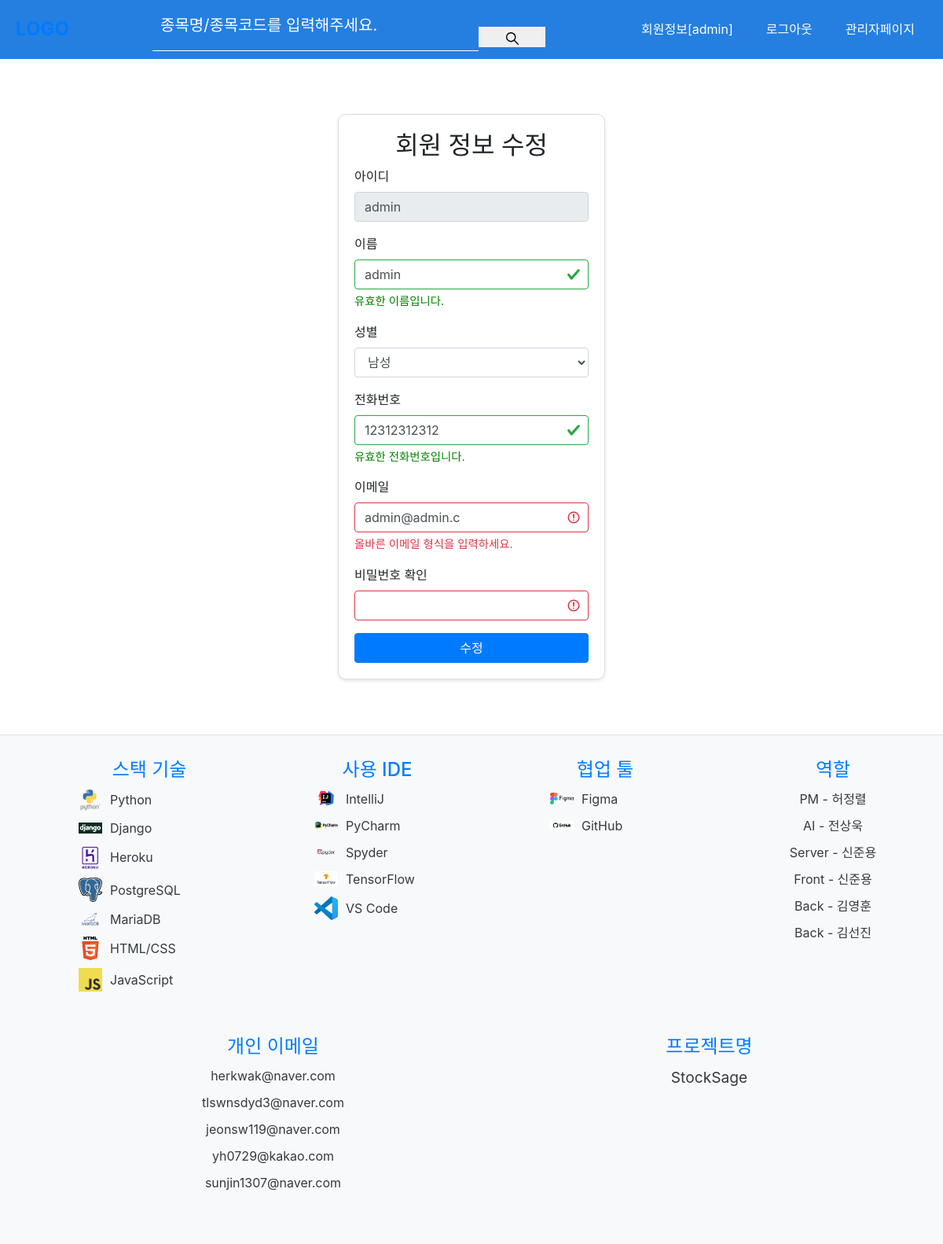
Page /member/update/ (signed in) on the committed database.
### member/models.py (models this page shows)
class Member(models.Model) :
    id = models.CharField(max_length=20, primary_key=True)
    pass1 = models.CharField(max_length=20)
    name = models.CharField(max_length=20)
    gender = models.IntegerField(default=0)
    tel = models.CharField(max_length=20)
    email = models.CharField(max_length=100)
    is_active = models.BooleanField(default=True)

### decorator/decorator.py (the view)
    def check(request):  #def function(request, id)
        print("deco")
        try:
            login = request.session["id"]
        except:
            context = {"msg": "로그인 하세요", "url": "/member/login/"}
            return render(request, "alert.html", context)
        return func(request)

### decorator/decorator.py (called while the page is built)
def loginchk(func):
    def check(request):  #def function(request, id)
        print("deco")
        try:
            login = request.session["id"]
        except:
            context = {"msg": "로그인 하세요", "url": "/member/login/"}
            return render(request, "alert.html", context)
        return func(request)
    return check

### member/views.py (called while the page is built, shortened)
@loginchk
def update(request):
    id1 = request.session["id"]
    member = Member.objects.get(id=id1)
    if request.method != "POST":
        return render(request, "member/update.html", {"member": member})

### templates/member/update.html (shortened to what this page needs)
{% extends 'base.html' %}
{% block content %}
    <link href="https://stackpath.bootstrapcdn.com/bootstrap/4.5.2/css/bootstrap.min.css" rel="stylesheet">
    <div class="edit-container">
        <h2 class="text-center">회원 정보 수정</h2>
        <form method="post" id="update-form" novalidate>
            <div class="form-group">
                <label for="id">아이디</label>
                <input type="text" class="form-control" id="id" name="id" value="{{ member.id }}" readonly>
            </div>
            <div class="form-group">
                <label for="name">이름</label>
                <input type="text" class="form-control" id="name" name="name" value="{{ member.name }}" required>
                <div class="valid-feedback">유효한 이름입니다.</div>
            </div>
            <div class="form-group">
                <label for="gender">성별</label>
                <select class="form-control" id="gender" name="gender">
                    <option value="0" {% if member.gender == 0 %}selected{% endif %}>남성</option>
                </select>
            </div>
            <div class="form-group">
                <label for="tel">전화번호</label>
                <input type="text" class="form-control" id="tel" name="tel" value="{{ member.tel }}" required>
                <div class="valid-feedback">유효한 전화번호입니다.</div>
            </div>
            <div class="form-group">
                <label for="email">이메일</label>
                <input type="email" class="form-control" id="email" name="email" value="{{ member.email }}" required>
                <div class="invalid-feedback">올바른 이메일 형식을 입력하세요.</div>
            </div>
            <div class="form-group">
                <label for="password">비밀번호 확인</label>
                <input type="password" class="form-control" id="password" name="password" required>
            </div>
            <button type="submit" class="btn btn-primary btn-block">수정</button>
        </form>
    </div>
{% endblock %}

### static/css/styles.css (style rules this page uses)
body { margin: 0; font-family: 'Arial', sans-serif; background-color: #f9f9f9; }

### static/css/footer.css (style rules this page uses)
body { font-family: Arial, sans-serif; margin: 0; padding: 0; }

### templates/member/update.html (style rules this page uses)
.edit-container { max-width: 600px; margin: 50px auto; padding: 20px; border: 1px solid #ddd; border-radius: 10px; box-shadow: 0 2px 4px rgba(0, 0, 0, 0.1); background-color: #fff; }
.valid-feedback, .invalid-feedback { display: none; font-size: 0.9em; white-space: nowrap; }
.is-valid + .valid-feedback { display: block; color: green; }

### rows in the picture
Member: id "admin", name "admin", gender "남성", tel "12312312312", email "admin@admin.c"

### other values in the picture
{{ request.session.id }} "admin"
